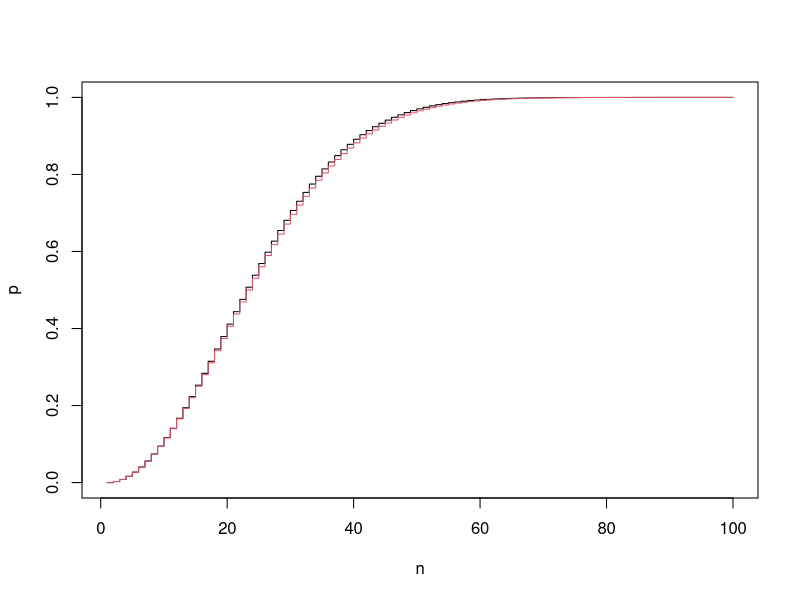

The R source for this figure:
## ---- chunk 1
# compute the probability of coincidences for 1,2...100 people
n <- 1:100
p <- sapply(n, pbirthday)

# approximate the probability by Poisson paradigm
lambda <- choose(n, 2)/365
q <- 1 - exp(-lambda)

# black line is the true probability
# red line is the Poisson approximation
plot(n, p, type = "s")
lines(n, q, col = 2, type="s")
